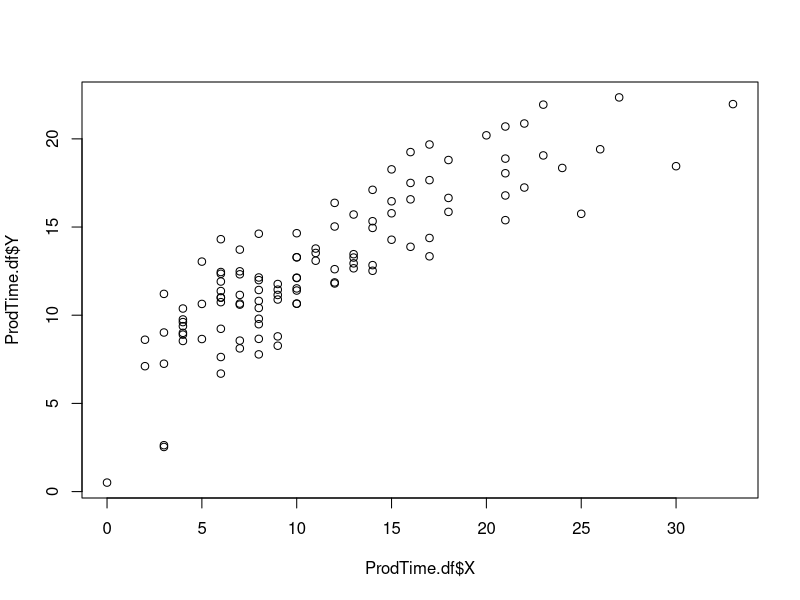
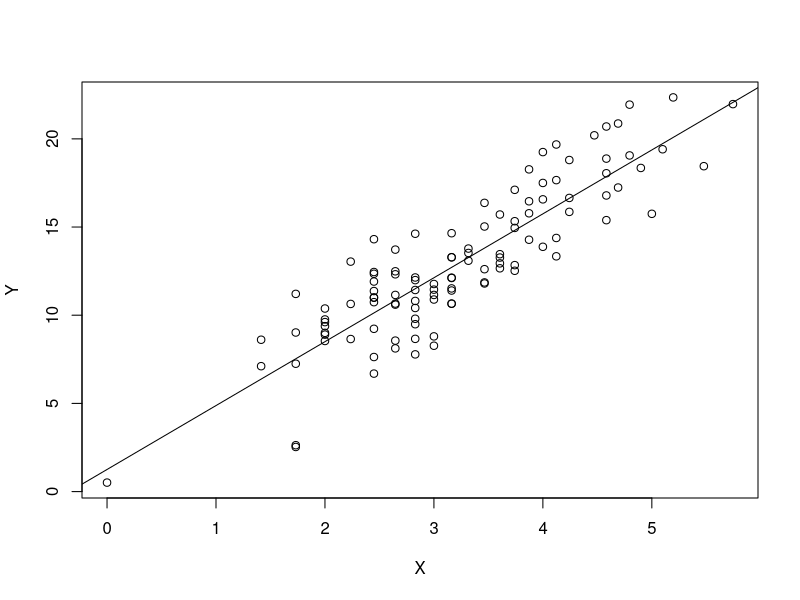
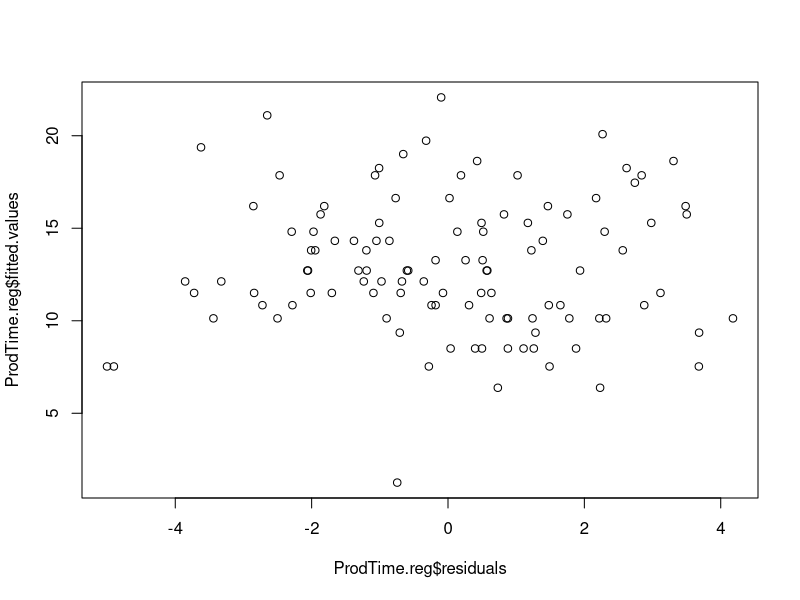
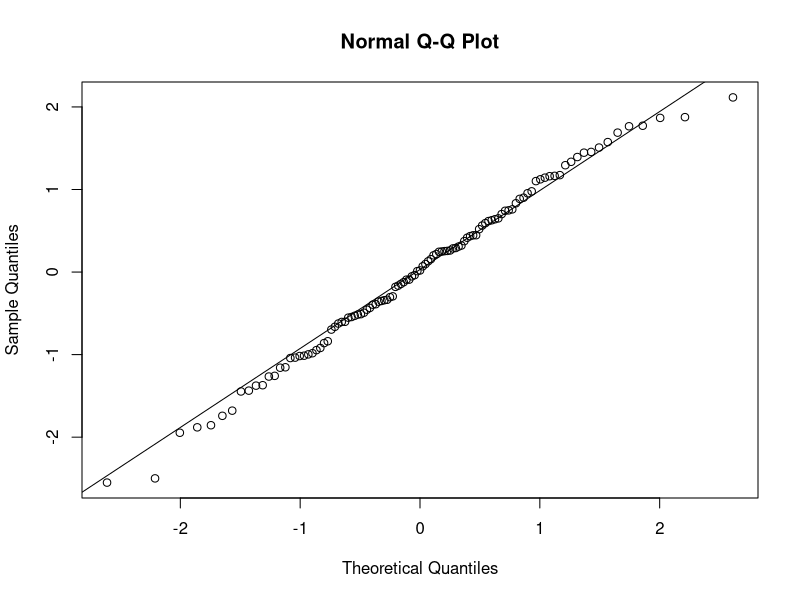
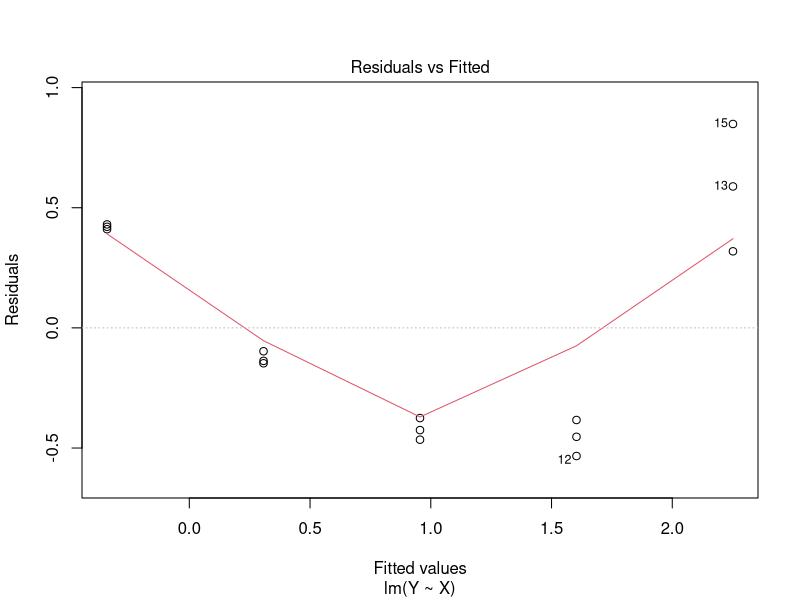
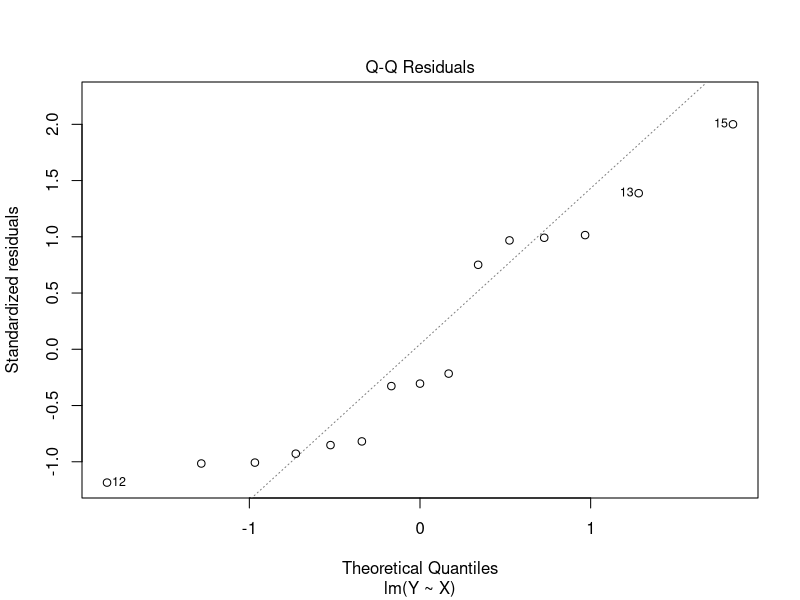
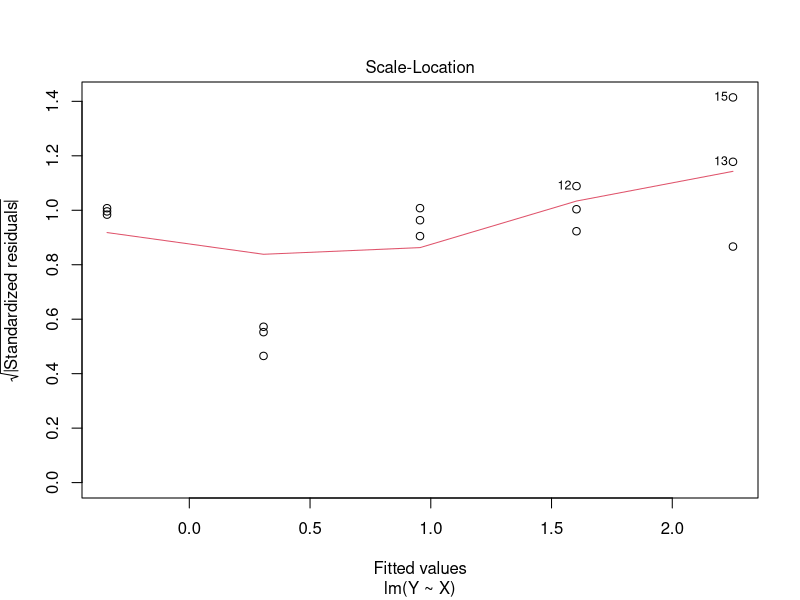
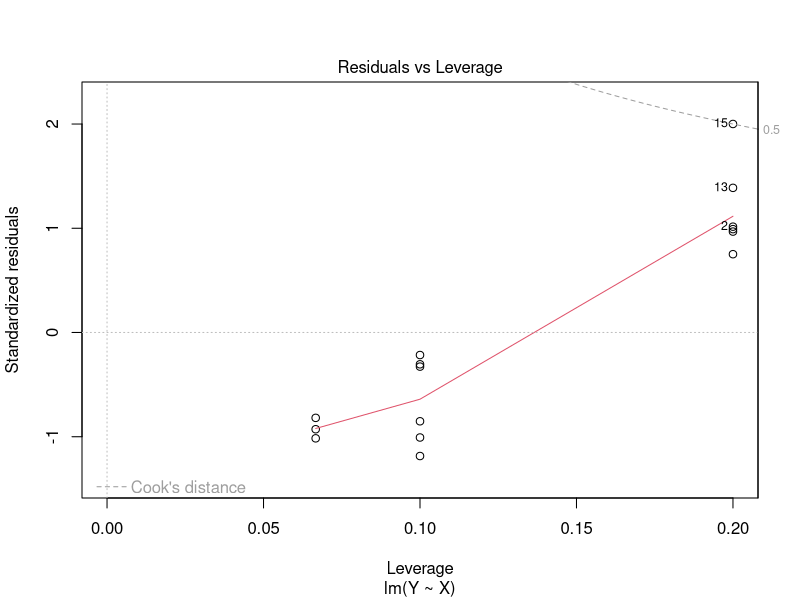

These charts were generated, in order, by the following R code: (Note: this script raises an error after producing the figures.)
## ---- chunk 1
#install.packages("MASS")
library("MASS")

ProdTime.df = data.frame(read.csv("Production Time.csv"))

plot(ProdTime.df$X, ProdTime.df$Y)

## ---- chunk 2

ProdTime.Trans.df = ProdTime.df

ProdTime.Trans.df$X = sqrt(ProdTime.Trans.df$X)

ProdTime.reg = lm(ProdTime.Trans.df$Y ~ ProdTime.Trans.df$X)

ProdTime.reg

## ---- chunk 3

with(ProdTime.Trans.df, plot(X, Y))
	abline(ProdTime.reg)

## ---- chunk 4
 

plot(ProdTime.reg$residuals, ProdTime.reg$fitted.values)

ProdTime.std = rstandard(ProdTime.reg)
qqnorm(ProdTime.std)
qqline(ProdTime.std)


## ---- chunk 5

ProdTime.reg

## ---- chunk 6
 
SolConc.df = data.frame(read.csv("Solution Concentration.csv"))

SolConc.reg = lm(Y~X, data= SolConc.df)

plot(SolConc.reg)

## ---- chunk 7
plot(SolConc.df$X, SolConc.df$Y)

## ---- chunk 8

SolConc.reg = lm(Y~X, data= SolConc.df)
boxcox(SolConc.reg)

for (x in c(-.2,-.1,0,.1,.2)){
   SolConc.trans.df = SolConc.df
   SolConc.trans.df$Y = SolConc.trans.df$Y^x
   plot(SolConc.trans.df$X, SolConc.trans.df$Y)
   SolCol.reg = lm(SolConc.trans.df$Y~SolConc.trans.df$X)
   summary(SolCol.reg)$r.square
   
   print(x)
   SSE = sum((fitted(SolCol.reg) - mean(SolConc.trans.df$Y))^2)
   print(SSE)
   print(" ")

   }

## ---- chunk 9

SolConc.trans.df = SolConc.df

SolConc.trans.df$Y = log10(SolConc.trans.df$Y)

SolCol.reg = lm(SolConc.trans.df$Y~SolConc.trans.df$X)

SolCol.reg

## ---- chunk 10

plot(SolConc.trans.df$X, SolConc.trans.df$Y)
   abline(SolCol.reg)

## ---- chunk 11
 
plot(SolCol.reg)

## ---- chunk 12
 
SolCol.reg

## ---- chunk 13
CrimeRate.df = data.frame(read.csv("Crime Rate.csv"))

CrimeRate.reg = lm(Y~X, data = CrimeRate.df)

plot(CrimeRate.reg)

## ---- chunk 14

CrimeRate.df$resid = NA
CrimeRate.df$resid = CrimeRate.reg$resid

CrimeRate.leq69.df = CrimeRate.df[CrimeRate.df$X <= 69, ]
CrimeRate.greater69.df = CrimeRate.df[CrimeRate.df$X > 69, ]

nrow(CrimeRate.leq69.df)
nrow(CrimeRate.greater69.df)

d1 = mean(abs(CrimeRate.leq69.df$resid - median(CrimeRate.leq69.df$resid)))

d2 = mean(abs(CrimeRate.greater69.df$resid - median(CrimeRate.greater69.df$resid)))

d1
d2

#s^2

s.sqr = (sum((abs(CrimeRate.leq69.df$resid - median(CrimeRate.leq69.df$resid))-d1)^2) + sum((abs(CrimeRate.greater69.df$resid - median(CrimeRate.greater69.df$resid))-d2)^2))/(84-2)

#sqrt to find s
sqrt(s.sqr)

## ---- chunk 15

qt(.975, 84-2)

## ---- chunk 16

CrimeRate.df = data.frame(read.csv("Crime Rate.csv"))

CrimeRate.reg = lm(Y~X, data = CrimeRate.df)

anova(CrimeRate.reg)


## ---- chunk 17
(455273165/2)/((93462942/84)^2)
qchisq(.95, df=1) 
## ---- chunk 18
PlasHard.df = data.frame(read.csv("Plastic Hardness.csv"))

plot(PlasHard.df)

PlasHard.reg = lm(Y~X, data = PlasHard.df)

plot(PlasHard.reg)

## ---- chunk 19
nrow(PlasHard.df) 

PlasHard.reg

# t(1-.10/4; n)
qt(.975, 16-2)

summary(PlasHard.reg)

2.144787*2.65702
2.144787*0.09039

168.6 - 2.144787*2.65702
168.6 + 2.144787*2.65702

2.03438 - 2.144787*0.09039
2.03438 + 2.144787*0.09039

confint(PlasHard.reg, adjust.method = "bonferroni")

## ---- chunk 20
 
mean(PlasHard.df$X)
## ---- chunk 21


qt(.9833, 16-2)

for (x in c(20,30,40)){
   Xh = data.frame(X = x)
   print(x)
   print(predict.lm(PlasHard.reg, Xh, se.fit= TRUE))
   }

2.358773*1.084726
2.358773*0.8284728
2.358773*1.35289

## ---- chunk 22
for (x in c(30,40)){
   Xh = data.frame(X = x)
   print(x)
   print(predict.lm(PlasHard.reg, Xh, interval = "predict",  level=.90))
}

## ---- chunk 23

CDI.df = data.frame(read.csv("CDI.csv"))

CDI.reg = lm(Number.of.active.physicians~Total.population, data = CDI.df)

#plot(CDI.reg)

nrow(CDI.df) 

CDI.reg

# t(1-.10/4; n), at 95 : t(1-.05/4; n)
qt(.9875, 440-2)

summary(CDI.reg)

CDI.reg$coefficients[1] 

CDI.reg$coefficients[2] 

2.249135*34.74602255
2.249135*0.00004837


## ---- chunk 24
 
qt(.9833, 440-2)

for (x in c(500000,1000000,5000000)){
   Xh = data.frame(Total.population = x)
   print(x)
   print(predict.lm(CDI.reg, Xh, se.fit= TRUE))
   }

# Used 500,1000,5000, questions appears to say 500000, 1000000,  5000000, unsure because of wording, so calculated both ways.
#2.133971 * 34.7328
#2.133971 * 34.71958
#2.133971 * 34.6143

2.133971 * 29.54146
2.133971 * 41.32686
2.133971 * 224.7274

## ---- chunk 25

SENIC.df = data.frame(read.csv("SENIC.csv"))

SENIC.IR.reg = lm(Length.of.stay~Infection.risk, data = SENIC.df)
SENIC.AFaS.reg = lm(Length.of.stay~Available.facilities.and.services, data = SENIC.df)
SENIC.XRay.reg = lm(Length.of.stay~Routine.chest.X.ray.ratio, data = SENIC.df)

SENIC.IR.reg
SENIC.AFaS.reg 
SENIC.XRay.reg

## ---- chunk 26
plot(SENIC.IR.reg)
plot(SENIC.AFaS.reg)
plot(SENIC.XRay.reg)
## ---- chunk 27
SENIC.NoOutliers.df = SENIC.df[-c(47,112),]

SENIC.df[c(47,112),]

SENIC.NoOutliers.reg = lm(Length.of.stay~Infection.risk, data=SENIC.NoOutliers.df)

Xh = data.frame(Infection.risk=6.5)

predict(SENIC.NoOutliers.reg, data.frame(Infection.risk=6.5),  interval = "predict", level=.95)
predict(SENIC.NoOutliers.reg, data.frame(Infection.risk=5.9),  interval = "predict", level=.95)

